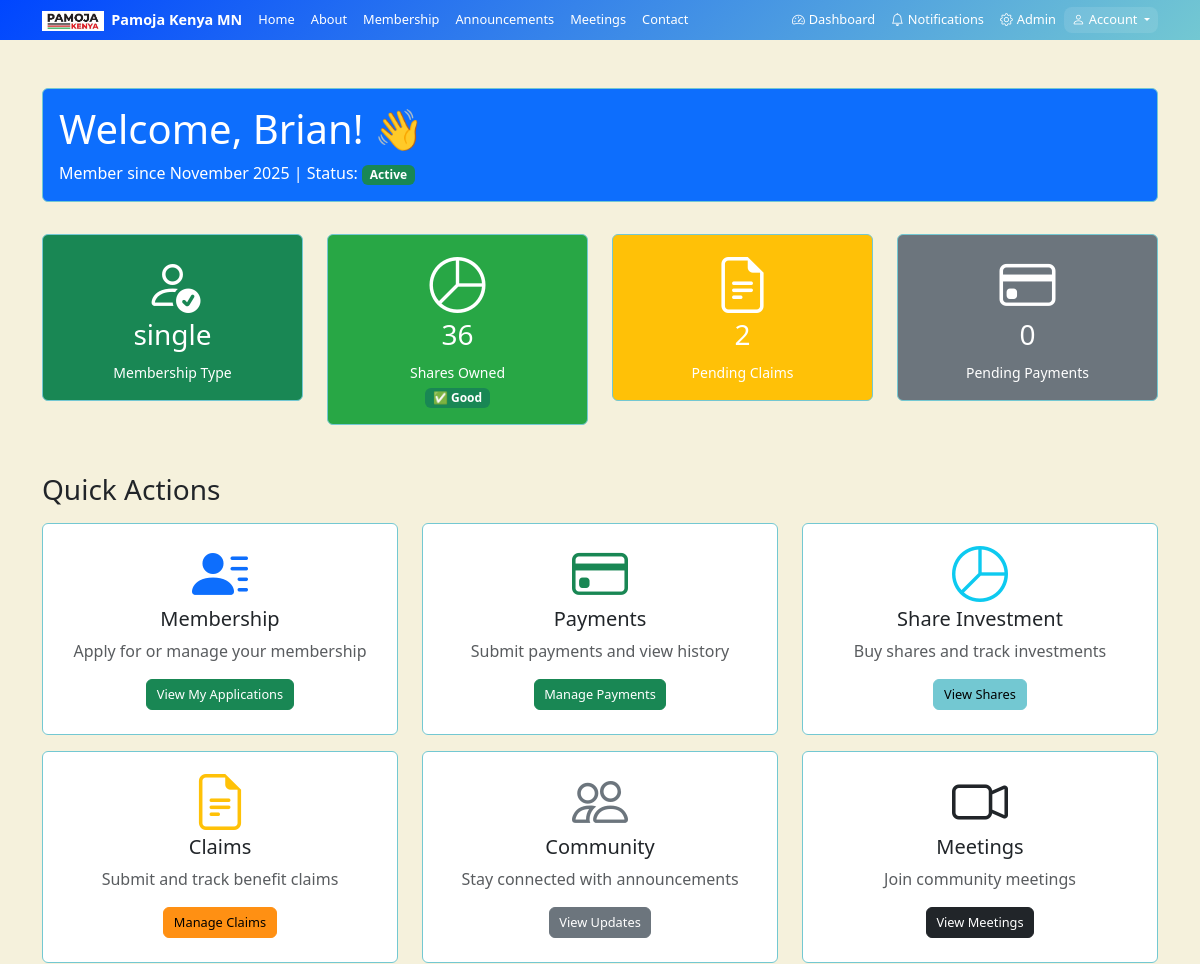
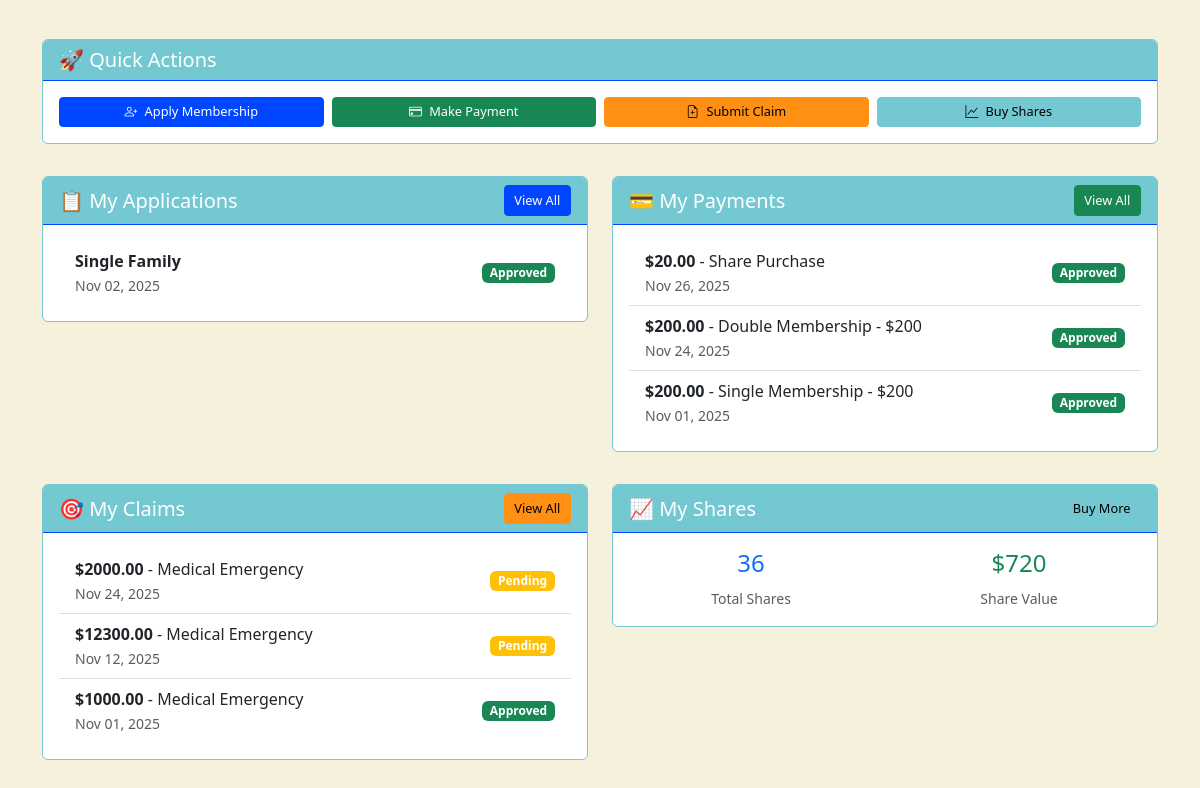
Page /user-dashboard/ (signed in) on the earlier database version (2 pictures, top to bottom).
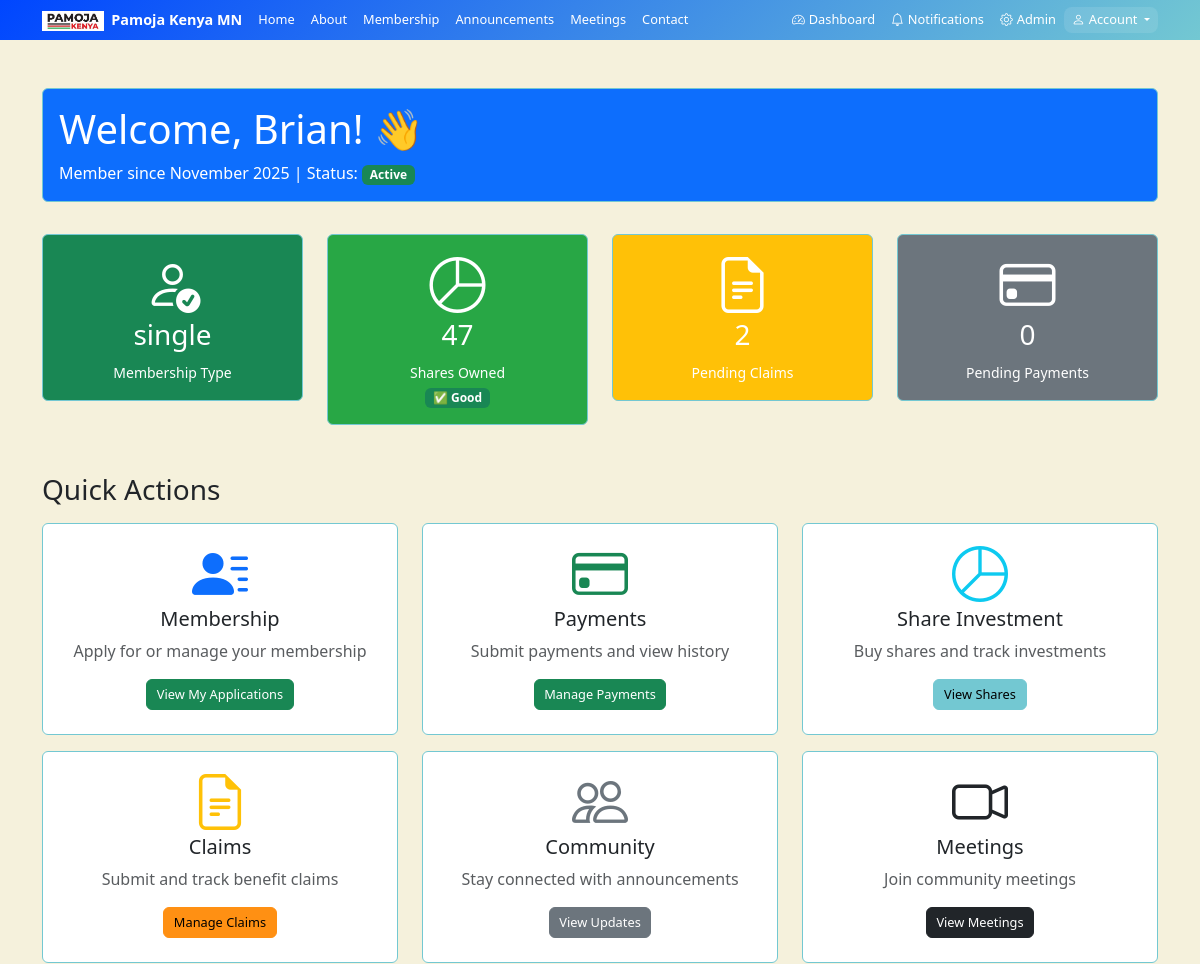
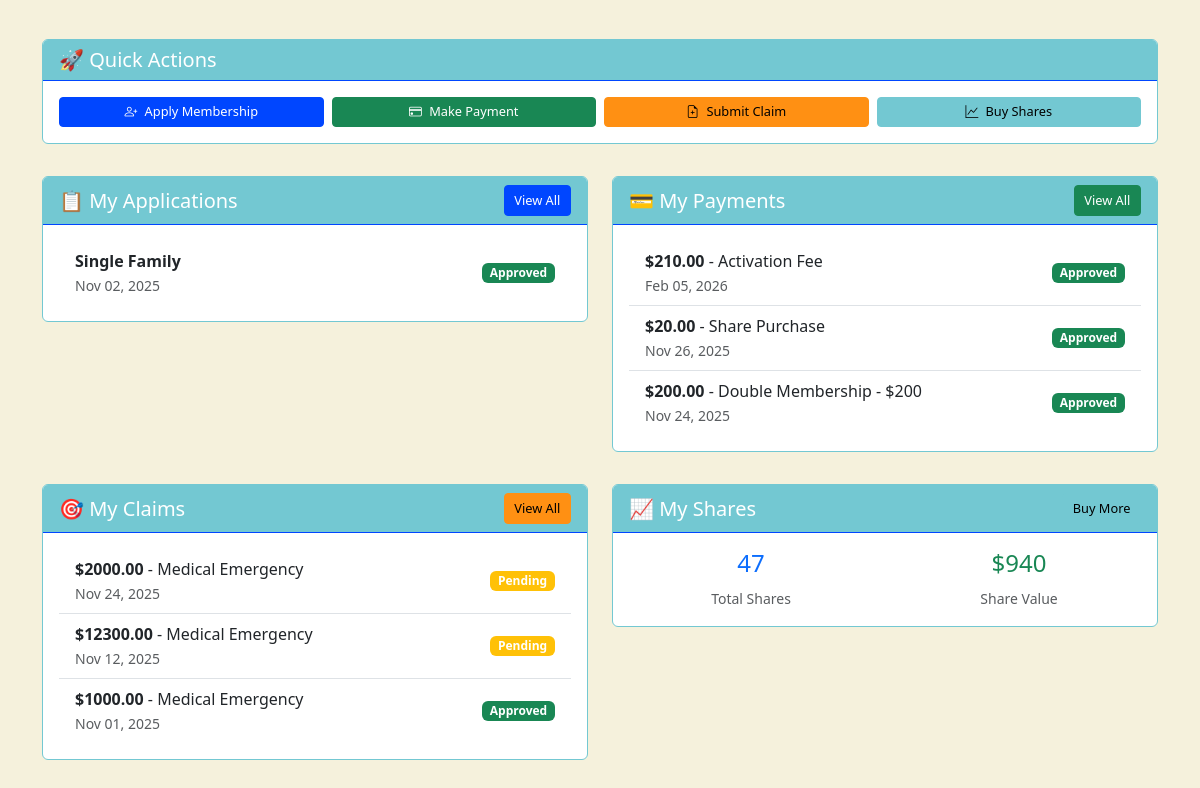
Same page on the later database version (2 pictures, top to bottom).
### main/models.py (models this page shows, shortened)
class MembershipApplication(models.Model):
    APPLICATION_TYPES = [
        ('single', 'Single Family'),
        ('double', 'Double Family'),
    ]
    STATUS_CHOICES = [
        ('pending', 'Pending'),
        ('approved', 'Approved'),
        ('rejected', 'Rejected'),
    ]
    user = models.ForeignKey(User, on_delete=models.CASCADE)
    application_type = models.CharField(max_length=10, choices=APPLICATION_TYPES)
    first_name = models.CharField(max_length=100)
    middle_name = models.CharField(max_length=100, blank=True)
    last_name = models.CharField(max_length=100)
    email = models.EmailField()
    address = models.TextField()
    phone_main = models.CharField(max_length=20)
    minnesota_id = models.FileField(upload_to='ids/')
    spouse = models.CharField(max_length=100, blank=True)
    spouse_phone = models.CharField(max_length=20, blank=True)
    authorized_rep = models.CharField(max_length=100, blank=True)
    child_1 = models.CharField(max_length=100, blank=True)
    child_2 = models.CharField(max_length=100, blank=True)
    child_3 = models.CharField(max_length=100, blank=True)
    child_4 = models.CharField(max_length=100, blank=True)
    child_5 = models.CharField(max_length=100, blank=True)
    parent_1 = models.CharField(max_length=100, blank=True)
    parent_2 = models.CharField(max_length=100, blank=True)
    sibling_1 = models.CharField(max_length=100, blank=True)
    sibling_2 = models.CharField(max_length=100, blank=True)
    status = models.CharField(max_length=10, choices=STATUS_CHOICES, default='pending')
    admin_notes = models.TextField(blank=True)
    created_at = models.DateTimeField(auto_now_add=True)
    updated_at = models.DateTimeField(auto_now=True)

class Payment(models.Model):
    PAYMENT_TYPES = [
        ('activation_fee', 'Activation Fee'),
        ('membership_single', 'Single Membership - $200'),
        ('membership_double', 'Double Membership - $200'),
        ('shares', 'Share Purchase'),
        ('other', 'Other'),
    ]
    PAYMENT_METHODS = [
        ('paypal', 'PayPal'),
        ('venmo', 'Venmo'),
        ('zelle', 'Zelle'),
        ('debit_card', 'Debit Card'),
        ('credit_card', 'Credit Card'),
        ('bank_transfer', 'Bank Transfer'),
        ('cash', 'Cash'),
    ]
    STATUS_CHOICES = [
        ('pending', 'Pending'),
        ('approved', 'Approved'),
        ('rejected', 'Rejected'),
    ]
    user = models.ForeignKey(User, on_delete=models.CASCADE)
    payment_type = models.CharField(max_length=20, choices=PAYMENT_TYPES)
    amount = models.DecimalField(max_digits=10, decimal_places=2)
    payment_method = models.CharField(max_length=20, choices=PAYMENT_METHODS)
    transaction_id = models.CharField(max_length=100, blank=True)
    description = models.TextField(blank=True)
    payment_proof = models.FileField(upload_to='payments/')
    status = models.CharField(max_length=10, choices=STATUS_CHOICES, default='pending')
    admin_notes = models.TextField(blank=True)
    created_at = models.DateTimeField(auto_now_add=True)
    updated_at = models.DateTimeField(auto_now=True)

class Claim(models.Model):
    CLAIM_TYPES = [
        ('death', 'Death Benefit'),
        ('medical', 'Medical Emergency'),
        ('education', 'Education Support'),
        ('emergency', 'Emergency Assistance'),
    ]
    RELATIONSHIPS = [
        ('self', 'Self'),
        ('spouse', 'Spouse'),
        ('child', 'Child'),
        ('parent', 'Parent'),
        ('sibling', 'Sibling'),
    ]
    STATUS_CHOICES = [
        ('pending', 'Pending'),
        ('approved', 'Approved'),
        ('rejected', 'Rejected'),
    ]
    user = models.ForeignKey(User, on_delete=models.CASCADE)
    claim_type = models.CharField(max_length=20, choices=CLAIM_TYPES)
    member_name = models.CharField(max_length=100)
    relationship = models.CharField(max_length=20, choices=RELATIONSHIPS)
    incident_date = models.DateField()
    amount_requested = models.DecimalField(max_digits=10, decimal_places=2)
    description = models.TextField()
    supporting_documents = models.FileField(upload_to='claims/', blank=True)
    status = models.CharField(max_length=10, choices=STATUS_CHOICES, default='pending')
    admin_notes = models.TextField(blank=True)
    created_at = models.DateTimeField(auto_now_add=True)
    updated_at = models.DateTimeField(auto_now=True)

### main/views.py (the view)
# urls.py: path('user-dashboard/', views.user_dashboard, name='user_dashboard'),
@login_required
def user_dashboard(request):
    profile, created = UserProfile.objects.get_or_create(user=request.user)
    applications = MembershipApplication.objects.filter(user=request.user)
    payments = Payment.objects.filter(user=request.user)
    claims = Claim.objects.filter(user=request.user)
    shares = Share.objects.filter(user=request.user)
    total_shares = profile.shares_owned
    if profile.shares_owned <= 20:
        if not profile.is_deactivated:
            profile.is_deactivated = True
            profile.status = 'inactive'
            send_mail(
                'Account Deactivated - Low Shares Balance',
                f'Dear {request.user.first_name},\n\nYour account has been deactivated because your shares balance ({profile.shares_owned}) is below the minimum required (20 shares).\n\nPlease purchase more shares to reactivate your account.\n\nThank you.',
                settings.DEFAULT_FROM_EMAIL,
                [request.user.email],
                fail_silently=True,
            )
            Notification.objects.create(
                user=request.user,
                notification_type='shares_low',
                title='Account Deactivated - Low Shares',
                message=f'Your account has been deactivated. Current shares: {profile.shares_owned}. Minimum required: 20 shares.'
            )
    else:
        if profile.is_deactivated:
            profile.is_deactivated = False
            profile.status = 'active'
            Notification.objects.filter(
                user=request.user,
                notification_type='shares_low',
                is_read=False
            ).update(is_read=True)
    profile.save()
    pending_claims = claims.filter(status='pending').count()
    pending_payments = payments.filter(status='pending').count()
    membership_status = applications.filter(status='approved').first()
    notifications = Notification.objects.filter(user=request.user, is_read=False)
    if not profile.is_deactivated:
        notifications = notifications.exclude(notification_type='shares_low')
    notifications = notifications.order_by('-created_at')[:5]
    context = {
        'membership_status': membership_status.application_type if membership_status else 'None',
        'shares_owned': total_shares,
        'pending_claims': pending_claims,
        'pending_payments': pending_payments,
        'recent_applications': applications.order_by('-created_at')[:3],
        'recent_payments': payments.order_by('-created_at')[:3],
        'recent_claims': claims.order_by('-created_at')[:3],
        'recent_shares': shares.order_by('-created_at')[:3],
        'profile': profile,
        'notifications': notifications,
        'shares_color': profile.get_shares_color(),
    }
    return render(request, 'main/user_dashboard.html', context)

### main/models.py (called while the page is built)
    def get_shares_color(self):
        if self.shares_owned <= 20:
            return 'red'
        elif self.shares_owned < 25:
            return 'yellow'
        else:
            return 'green'

### main/templatetags/math_filters.py (called while the page is built)
@register.filter
def mul(value, arg):
    try:
        return int(value) * int(arg)
    except (ValueError, TypeError):
        return 0

### main/templates/main/user_dashboard.html (shortened to what the changed rows need)
{% extends 'main/base.html' %}
{% load math_filters %}
{% block content %}
<div class="container py-5">
    <div class="row mb-4">
        <div class="col-12">
            <div class="card bg-primary text-white">
                <div class="card-body">
                    <h1 class="mb-2">Welcome, {{ user.get_full_name|default:user.username }}! 👋</h1>
                </div>
            </div>
        </div>
    </div>
    <div class="row mb-4">
        <div class="col-md-3 mb-3">
            <div class="card bg-success text-white">
                <div class="card-body text-center">
                    <i class="bi bi-person-check display-4 mb-2"></i>
                    <h3>{{ membership_status|default:"None" }}</h3>
                    <small>Membership Type</small>
                </div>
            </div>
        </div>
        <div class="col-md-3 mb-3">
            <div class="card text-white" style="background-color:
                {% if shares_color == 'red' %}#dc3545{% elif shares_color == 'yellow' %}#ffc107{% else %}#28a745{% endif %}">
                <div class="card-body text-center">
                    <i class="bi bi-pie-chart display-4 mb-2"></i>
                    <h3>{{ shares_owned|default:0 }}</h3>
                    <small>Shares Owned</small>
                    {% if profile.shares_owned <= 20 %}
                    <div><small class="badge bg-danger">⚠️ Low Balance</small></div>
                    {% elif profile.shares_owned < 25 %}
                    <div><small class="badge bg-warning">⚠️ Warning</small></div>
                    {% else %}
                    <div><small class="badge bg-success">✅ Good</small></div>
                    {% endif %}
                </div>
            </div>
        </div>
    </div>
    <div class="row g-4">
        <div class="col-lg-6">
            <div class="card">
                <div class="card-body">
                    {% if recent_applications %}
                        <div class="list-group list-group-flush">
                            {% for app in recent_applications %}
                            <div class="list-group-item d-flex justify-content-between align-items-center">
                                <div>
                                    <strong>{{ app.get_application_type_display }}</strong><br>
                                    <small class="text-muted">{{ app.created_at|date:"M d, Y" }}</small>
                                </div>
                                <span class="badge {% if app.status == 'approved' %}bg-success{% elif app.status == 'rejected' %}bg-danger{% else %}bg-warning{% endif %}">
                                    {{ app.get_status_display }}
                                </span>
                            </div>
                            {% endfor %}
                        </div>
                    {% endif %}
                </div>
            </div>
        </div>
        <div class="col-lg-6">
            <div class="card">
                <div class="card-body">
                    {% if recent_payments %}
                        <div class="list-group list-group-flush">
                            {% for payment in recent_payments %}
                            <div class="list-group-item d-flex justify-content-between align-items-center">
                                <div>
                                    <strong>${{ payment.amount }}</strong> - {{ payment.get_payment_type_display }}<br>
                                    <small class="text-muted">{{ payment.created_at|date:"M d, Y" }}</small>
                                </div>
                                <span class="badge {% if payment.status == 'approved' %}bg-success{% elif payment.status == 'rejected' %}bg-danger{% else %}bg-warning{% endif %}">
                                    {{ payment.get_status_display }}
                                </span>
                            </div>
                            {% endfor %}
                        </div>
                    {% endif %}
                </div>
            </div>
        </div>
        <div class="col-lg-6">
            <div class="card">
                <div class="card-body">
                    {% if recent_claims %}
                        <div class="list-group list-group-flush">
                            {% for claim in recent_claims %}
                            <div class="list-group-item d-flex justify-content-between align-items-center">
                                <div>
                                    <strong>${{ claim.amount_requested }}</strong> - {{ claim.get_claim_type_display }}<br>
                                    <small class="text-muted">{{ claim.created_at|date:"M d, Y" }}</small>
                                </div>
                                <span class="badge {% if claim.status == 'approved' %}bg-success{% elif claim.status == 'rejected' %}bg-danger{% else %}bg-warning{% endif %}">
                                    {{ claim.get_status_display }}
                                </span>
                            </div>
                            {% endfor %}
                        </div>
                    {% endif %}
                </div>
            </div>
        </div>
        <div class="col-lg-6">
            <div class="card">
                <div class="card-body">
                    <div class="row text-center">
                        <div class="col-6">
                            <h4 class="text-primary">{{ shares_owned }}</h4>
                            <small class="text-muted">Total Shares</small>
                        </div>
                        <div class="col-6">
                            <h4 class="text-success">${{ shares_owned|mul:20 }}</h4>
                            <small class="text-muted">Share Value</small>
                        </div>
                    </div>
                </div>
            </div>
        </div>
    </div>
</div>
{% endblock %}

Differences in the rows shown:
no longer on this page (row unchanged): Payment: amount "200.00", payment_type "Single Membership - $200", created_at "Nov 01, 2025", status "Approved"
added Payment: amount "210.00", payment_type "Activation Fee", created_at "Feb 05, 2026", status "Approved"
Other differences:
{{ shares_owned|default:0 }}: "36" → "47"
{{ shares_owned }}: "36" → "47"
{{ shares_owned|mul:20 }}: "720" → "940"
